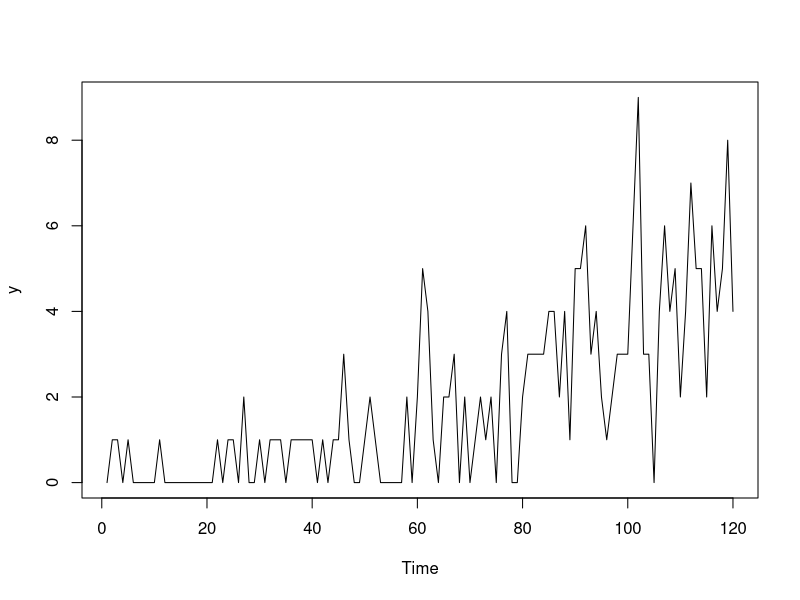

Write R code to recreate this figure. (Note: this script raises an error after producing the figure.)
## ---- chunk 1
y <- ts(c(rpois(20,0.25),rpois(20,0.5),rpois(20,1),rpois(20,2),rpois(20,3),rpois(20,5)))
## ---- chunk 2
plot(y)
## ---- chunk 3
oETSFModel1 <- oes(y, occurrence="fixed", h=10, holdout=TRUE)
oETSFModel1
plot(oETSFModel1)
## ---- chunk 4
oETSOModel <- oes(y, model="MMN", occurrence="odds-ratio", h=10, holdout=TRUE)
oETSOModel
plot(oETSOModel)
